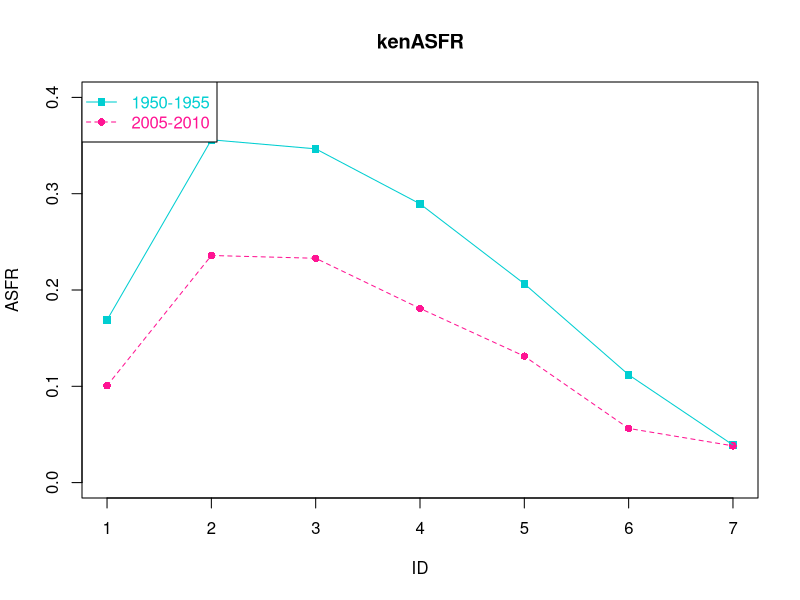
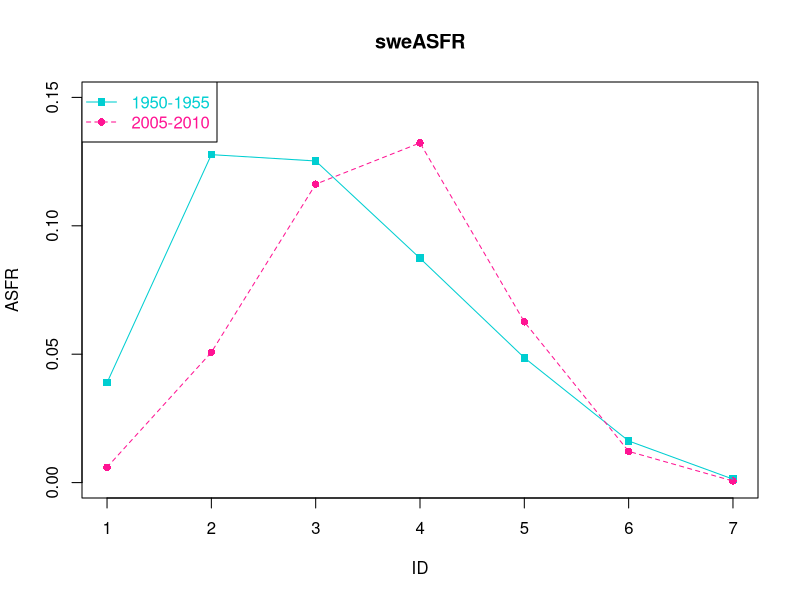
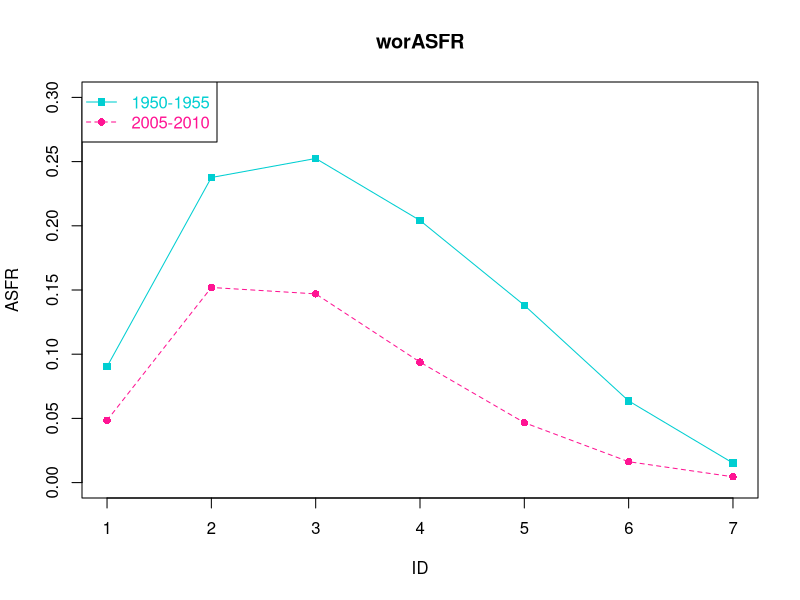
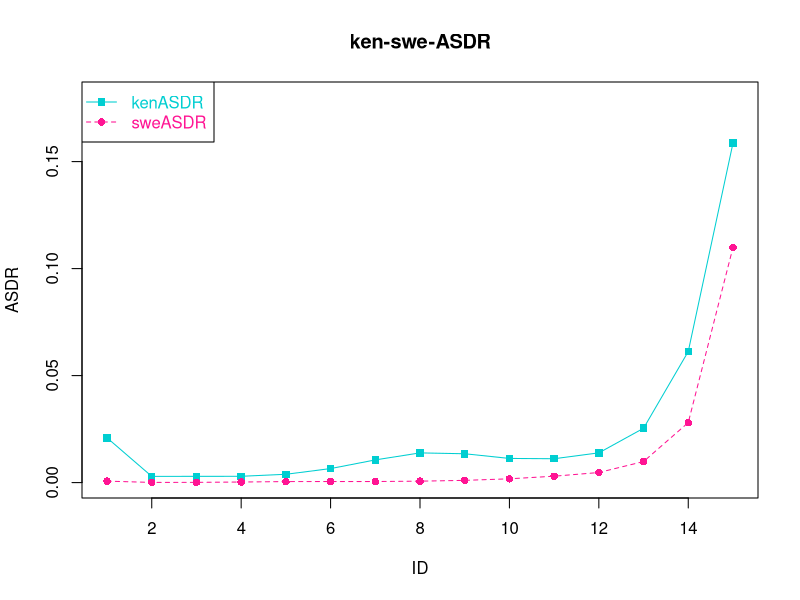

Source code (R) for these figures, in order:
##

## Update: 2022-07-26

## File: exercise2.R

## Author: WXZ

## the code addresses excerice 2 in Chapter1

##


#### 导入数据####

kenya <- read.csv("../Datasets/Kenya.csv")  # 读取肯尼亚的表格数据
sweden <-  read.csv("../Datasets/Sweden.csv")  # 读取瑞典的表格数据
world <- data.frame(read.csv("../Datasets/World.csv"))  # 读取世界的表格数据

summary(kenya)
summary(sweden)
summary(world)

#### QUESTION 1  计算CBR 粗出生率####

# 定义一个计算CBR的函数

CBRCalculate <- function(x){
  
  
  # 计算1950-1955年和2005-2010年的CBR
  #
  # Args:
  #   x: data.frame
  #  
  #
  # Returns:
  #   返回1950-1955年和2005-2010年的CBR数值
  #    
  x1 <- x$py.men[1:15] + x$py.women[1:15]   # 计算1950-1955年的寿命数（人-年）
  x1CBR <- sum(x$births[1:15]) / sum(x1)   # 计算1950-1955年的粗出生率
  x2 <- x$py.men[16:30] + x$py.women[16:30]  # 计算2005-2010年的寿命数（人-年 
  x2CBR <- sum(x$births[16:30]) / sum(x2)   # 计算2005-2010年的粗出生率
  xCBR <- c(x1CBR, x2CBR)
  return(xCBR)
  
}

## 肯尼亚、瑞典和全世界的CBR ##

kenCBR <- CBRCalculate(kenya)
sweCBR <- CBRCalculate(sweden)
worCBR <- CBRCalculate(world)

# 数据放一起比较

year <- c("1950-1955","2005-2010")
CBR <- data.frame(year,kenCBR,sweCBR,worCBR)
CBR

## conclusion ##

# 肯尼亚的粗出生率明显高于瑞典和世界平均水平，说明肯尼亚出生率很高
# 瑞典的粗出生率低于世界平均水平，因为瑞典是发达国家，老龄化问题比较严重
# 随着经济的发展和教育水平的提升，世界的平均粗出生率都在下降。


#### QUESTION 2 计算年龄生育率#####



# 妇女的年龄区间一般为[15,50)

# 定义一个计算ASFR-年龄生育率的函数

ASFRCalculate <- function(x){
  
  # 计算ASFR
  #
  # Args:
  #   x: data.frame
  #  
  #
  # Returns:
  #   返回numeric 表示ASFR
  #    
  
  return(x$births/ x$py.women)
  
}

# 定义一个画图函数，后面方便使用

PlotDraw <- function(num1, num2, num3, y1, y2, cha1, cha2,cha3, cha4){

  # 画两条折线图
  #
  # Args:
  #   num1: numeric , 表示x轴数据的个数
  #   num2、num3:y轴取值范围
  #   y1:vector, y1的取值
  #   y2:vector, y2的取值
  #   cha1:character, y1的名称
  #   cha2:character, y2的名称
  #   cha3:character, y轴的名称
  #   cha4:character, 图名称
  #
  # Returns:
  #   没有
  #    
  

ID <- c(1:num1)

my_frame <- data.frame(ID, y1, y2)

plot(y1~ID, pch=15, col="DarkTurquoise", ylim=c(num2, num3), ylab=cha3, main = cha4)
##pch表示散点用什么形状表示，col表示颜色，ylim表示Y轴范围，ylab表示Y轴标题，main表示图片标题

points(ID, y2, pch=16, col="DeepPink", cex=1)#cex表示散点的大小

lines(y1, col="DarkTurquoise", lty=1)  # lty=1表示用实线连起来
lines(y2, col="DeepPink", lty=2)  # lty=2表示用虚线连起来

legend("topleft", c(cha1, cha2), col=c("DarkTurquoise", "DeepPink"), 
       text.col=c("DarkTurquoise","DeepPink"), pch=c(15,16),lty=c(1,2))
# 12表示x轴坐标为12,400表示y轴坐标为400，意思为图例的左边和上边界限，text.col表示图例文本颜色
}


kenASFR <- ASFRCalculate(kenya)  # 肯尼亚的ASFR 

sweASFR <- ASFRCalculate(sweden)  # 瑞典的ASFR 

worASFR <- ASFRCalculate(world)   # 世界的ASFR 

# 写入数据

kenya$ASFR  <- kenASFR
sweden$ASFR <- sweASFR 
world$ASFR  <- worASFR

# 三个放在一起进行比较

ASFR1 <- data.frame(age=kenya$age[4:10], kenASFR[4:10], sweASFR[4:10], worASFR[4:10])
colnames(ASFR1) <- c("age", "kenya", "sweden", "world")

ASFR2 <-  data.frame(age=kenya$age[19:25], kenASFR[19:25], sweASFR[19:25], worASFR[19:25])
colnames(ASFR2) <- c("age", "kenya", "sweden", "world")

list("1950-1955年ASFR" = ASFR1, "2005-2010年ASFR" = ASFR2)

# 画图
PlotDraw(7, 0, 0.4, kenASFR[4:10], kenASFR[19:25], "1950-1955", "2005-2010", "ASFR", "kenASFR" )
PlotDraw(7, 0, 0.15, sweASFR[4:10], sweASFR[19:25], "1950-1955", "2005-2010", "ASFR", "sweASFR" )
PlotDraw(7, 0, 0.3, worASFR[4:10], worASFR[19:25], "1950-1955", "2005-2010", "ASFR", "worASFR" )

## conclusion ##
# 1950年-1955年肯尼亚20-40的女性有20%以上的生育率，20-30岁甚至到达35%
# 35-40岁属于高龄产妇，会有生育风险。
# 肯尼亚妇女的生育率很高。
# 瑞典的生育率普遍不高。


#### QUESTION 3 计算妇女的平均子女数####



# 定义一个计算TFR的函数

TFRCalculate <- function(x){
  
  # 计算TFR
  #
  # Args:
  #   x: data.frame 
  #  
  #
  # Returns:
  #   返回1950-1955年和2005-2010年的TFR数值
  #    
  
  xTFR <- c(sum(x[4:10] * 5), sum(x[19:25] * 5))
  
  return(xTFR)
  
}

# 计算TFR值

kenTFR <- TFRCalculate(kenASFR)
kenTFR # [1] 7.591410 4.879568

sweTFR <- TFRCalculate(sweASFR)
sweTFR # [1] 2.226917 1.902764

worTFR <- TFRCalculate(worASFR)
worTFR # [1] 5.007248 2.543623

# 三个数据放一起
data.frame(year,kenTFR,sweTFR,worTFR)


## 全世界女性数量的变化 ##

worWomenChange = sum(world$py.women[16:30]) - sum(world$py.women[1:15])
worWomenChange 
 
## 世界上出生的总人数 ## 

sum(world$births[1:15]) # 1950-1955年出生总人数

sum(world$births[16:30]) # 2005-2010年出生总人数


#### QUSTION 4 计算粗死亡率 ####


# 定义一个计算CDR的函数

CDRCalculate <- function(x){
  # 计算CDR
  #
  # Args:
  #   x: data.frame 
  #  
  #
  # Returns:
  #   返回1950-1955年和2005-2010年的CDR数值
  #    
  x1 <- x$py.men[1:15] + x$py.women[1:15]   # 计算1950-1955年的寿命数（人-年）
  x1CDR <- sum(x$deaths[1:15]) / sum(x1)   # 计算1950-1955年的粗死亡率
  
  x2 <- x$py.men[16:30] + x$py.women[16:30]  # 计算2005-2010年的寿命数（人-年 
  x2CDR <- sum(x$deaths[16:30]) / sum(x2)   # 计算2005-2010年的粗死亡率
  
  xCDR <- c(x1CDR, x2CDR)
  return(xCDR)
  
}

# 计算粗死亡率CDR 

kenCDR <- CDRCalculate(kenya)
kenCDR

sweCDR <- CDRCalculate(sweden)
sweCDR

worCDR <- CDRCalculate(world)
worCDR

# 三个数据放一起

data.frame(year, kenCDR, sweCDR, worCDR)

## conclusion ##

# 肯尼亚的死亡率高于瑞典和世界水平，瑞典的死亡率低于世界水平
# 1950-1955年肯尼亚的死亡率明显高出瑞典两倍以上，2005-2010年差距并不是很大
# 瑞典的死亡率稳定在1%以下
# 随着医疗水平的进步，人类对疾病的抵抗力和认知度增强，死亡率也逐渐下降。


#### QUSTION 5 计算ASDR各年龄组的死亡率####

# ASDR = 死亡人数 / 寿命数（人-年）


# 定义一个函数计算2005-2010年的ASDR 

ASDRCalculate <- function(x){
  
  # 计算ASDR
  #
  # Args:
  #   x: data.frame 
  #  
  #
  # Returns:
  #   返回2005-2010年的ASDR数值
  #    
  
  x2 <- x$py.men[16:30] + x$py.women[16:30]  # 计算2005-2010年的寿命数（人-年）
  xASDR <- x$deaths[16:30] / x2   # 计算2005-2010年的ASDR
  
  return(xASDR)
  
}

# 计算2005-2010年的ASDR 

kenASDR <- ASDRCalculate(kenya)
kenASDR

sweASDR <- ASDRCalculate(sweden)
sweASDR

# 两个数据放一起

data.frame(kenASDR,sweASDR)

## 画图 ##

PlotDraw(15, 0, 0.18, kenASDR, sweASDR, "kenASDR", "sweASDR", "ASDR", "ken-swe-ASDR" )

## conclusion ##

# 肯尼亚婴幼儿死亡率和中年死亡率远高于瑞典。可能与2008年的选举骚乱有关
# 2007年１２月底肯尼亚举行总统选举，肯选举委员会宣布总统姆瓦伊·齐贝吉成功连任，但主要反对党“橙色民主运动”指责其舞弊，拒绝接受选举结果。随后，肯尼亚各地爆发大规模骚乱，造成上千人死亡、３０多万人无家可归。
# 瑞典是一个老龄化社会，中老年的死亡率较高。


#### QUESTION 6 计算肯尼亚的CDR反事实 ####


# 定义一个函数计算2005-2010年的人口分布比例
PCalculate <- function(x){
  # 计算2005-2010年的P人口分布比例
  #
  # Args:
  #   x: data.frame 
  #  
  #
  # Returns:
  #   返回2005-2010年的P数值
  #    
  P <- (x$py.men[16:30] + x$py.women[16:30]) / sum(x$py.men[16:30] + x$py.women[16:30])
  return(P)
  
}

# 计算瑞典2005-2010年的人口分布比例
sweP <- PCalculate(sweden)


# 计算肯尼亚的反事实CDR

kenSweCDR  <-  sum(kenASDR * sweP)
kenSweCDR # 肯尼亚的反事实为0.02321646 原来的CDR值为0.01038914

# 为了找到合理的解释，我们需要对比一下人口分布
# 计算肯尼亚2005-2010年的人口分布比例

kenP <- PCalculate(kenya)

# 放在一起

data.frame(age = kenya$age[16:30], sweP, kenP)


## conclusion ##

# 我们可以发现在肯尼亚原来的人口分布属于金字塔型
# 青少年占比很高，超过了人口的一半，而45岁以上的人口甚至不到10%
# 因此即使肯尼亚的中老年死亡率高，但是加权来看对整体的影响不大。
# 但是在瑞典的人口分布中，基本是比较平均的，人口分布属于倒金字塔。
# 所以在肯尼亚的反事实CDR中高死亡率的中老年群体的权重占比增大了，结果会明显高于原来的。

# 保存

save.image("exercise2.RData")


